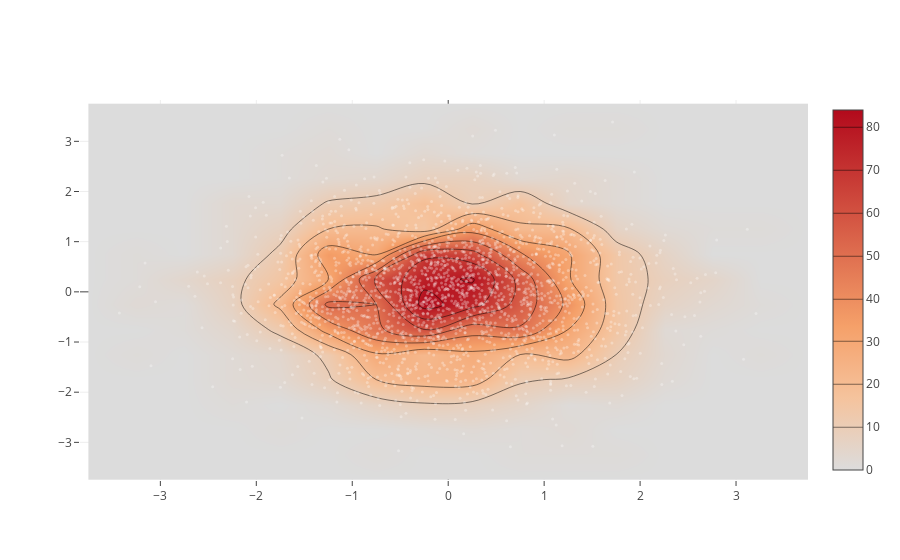

Source (notebook cell):
### Code cell
from plotly.graph_objs import *
import numpy as np

x = np.random.randn(2000)
y = np.random.randn(2000)
pl.iplot([Histogram2dContour(x=x, y=y, contours=Contours(coloring='heatmap')),
       Scatter(x=x, y=y, mode='markers', marker=Marker(color='white', size=3, opacity=0.3))], show_link=False)

### Figure 1 — Plotly figure (JSON) as saved in the notebook; plotly's stock layout.template omitted (floating-point values rounded to 4 significant figures; data arrays with more than 128 entries replaced by an {"elided": "..."} marker saying what was removed)
{"data": [{"contours": {"coloring": "heatmap"}, "type": "histogram2dcontour", "x": {"elided": "2000 float values"}, "y": {"elided": "2000 float values"}}, {"marker": {"color": "white", "opacity": 0.3, "size": 3}, "mode": "markers", "type": "scatter", "x": {"elided": "2000 float values"}, "y": {"elided": "2000 float values"}}], "layout": {}}
